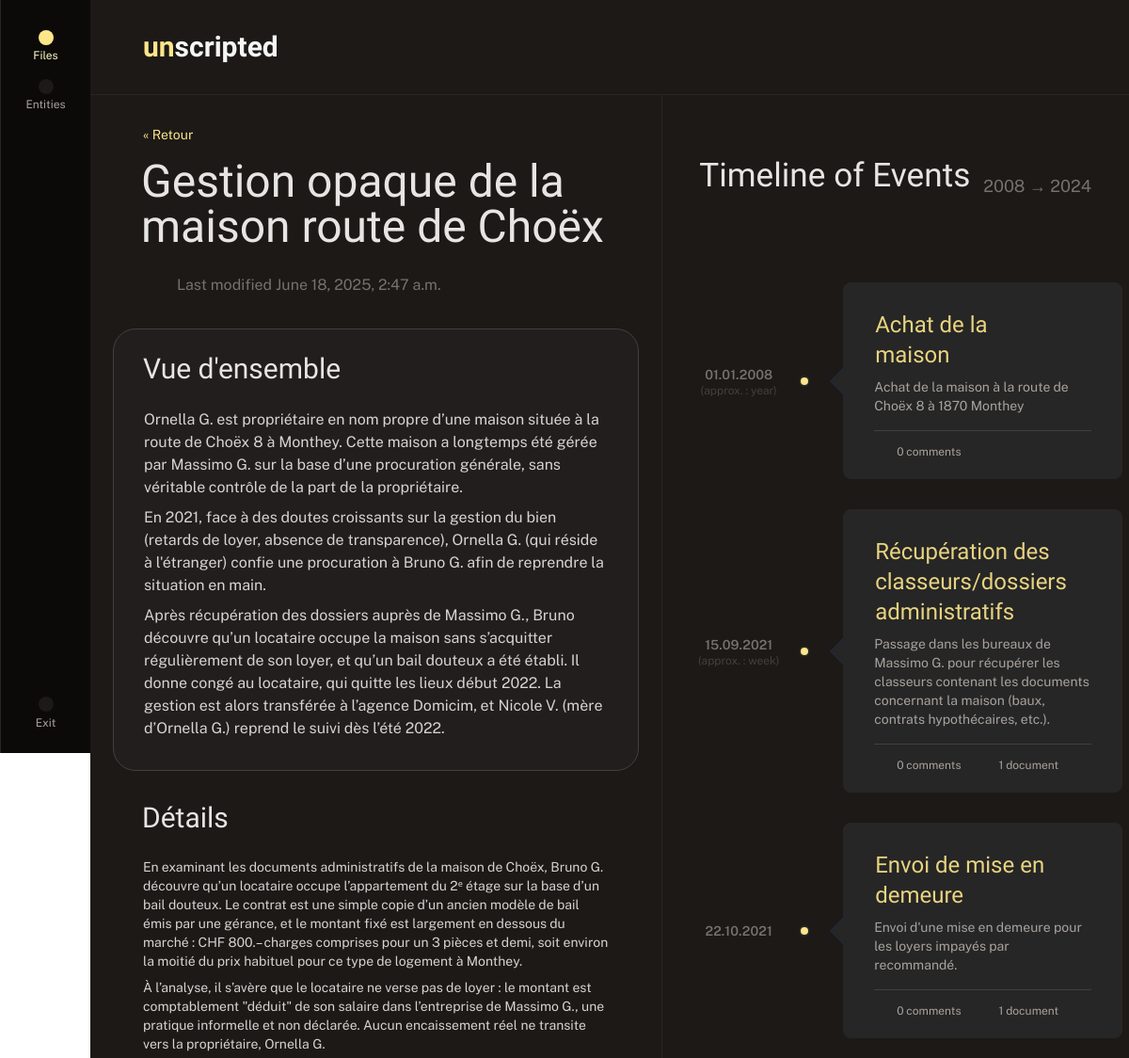
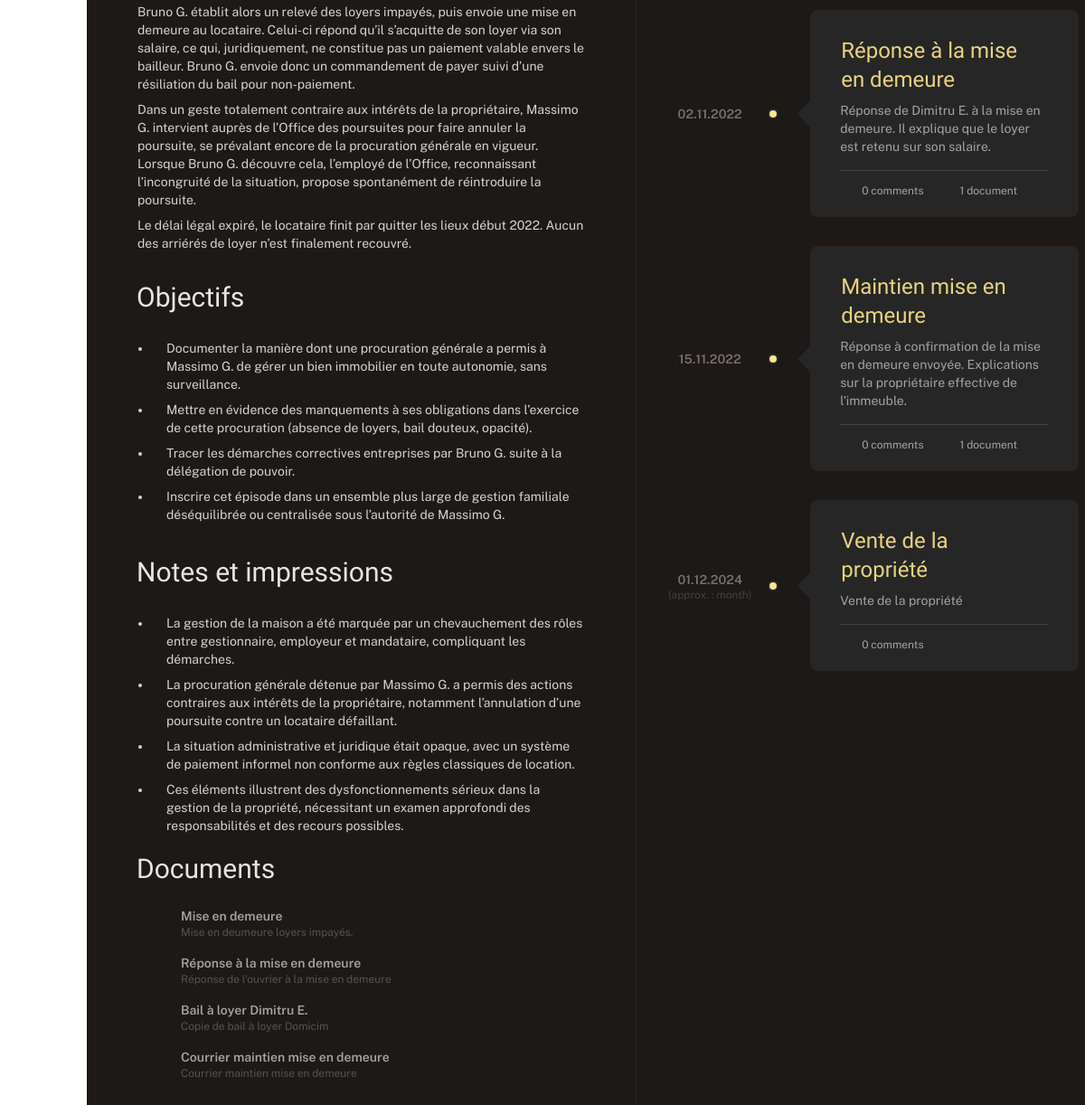
Screenshot of /files/gestion-opaque-route-choex/ (signed in) with the database file from the repository (2 pictures, top to bottom).
### timeline/models.py (models this page shows, shortened)
class File(models.Model):
    owner = models.ForeignKey(User, on_delete=models.SET_NULL, null=True, blank=True, related_name="files")
    slug = models.SlugField(unique=True)
    parent = models.ForeignKey('self', on_delete=models.CASCADE, null=True, blank=True, related_name="children")
    name = models.CharField(max_length=200, unique=True)
    summary = RichTextField(blank=True, null=True)
    details = RichTextField(blank=True, null=True)
    information = RichTextField(blank=True, null=True, verbose_name="Practical informations")
    objectives = RichTextField(blank=True, null=True, verbose_name="Objectives")
    created_at = models.DateTimeField(auto_now_add=True)
    modified_at = models.DateTimeField(auto_now=True)
    documents = GenericRelation('UploadedDocument')
    notes = RichTextField(blank=True, null=True)
    comments = GenericRelation(Comment)
    tags = models.ManyToManyField('Tag', blank=True, related_name='file')
    active = models.BooleanField(default=False)
    def get_documents_from_events(self):
        event_ct = ContentType.objects.get_for_model(Event)
        return UploadedDocument.objects.filter(
            content_type=event_ct,
            object_id__in=self.events.values_list('id', flat=True)
        )

class UploadedDocument(models.Model):
    content_type = models.ForeignKey(ContentType, on_delete=models.CASCADE)
    object_id = models.PositiveIntegerField()
    content_object = GenericForeignKey("content_type", "object_id")
    document = models.FileField(upload_to="documents/")
    name = models.CharField(max_length=200, null=True, blank=True)
    description = models.CharField(max_length=200)
    uploaded_at = models.DateTimeField(auto_now_add=True)
    date = models.DateField(blank=True, null=True)
    date_approx_level = models.CharField(
        max_length=10,
        choices=APPROXIMATENESS_LEVELS,
        default='none',
    )
    tags = models.ManyToManyField('Tag', blank=True, related_name='uploaded_document')

class Event(models.Model):
    owner = models.ForeignKey(User, on_delete=models.SET_NULL, null=True, blank=True, related_name="events")
    file = models.ForeignKey(File, on_delete=models.SET_NULL, null=True, blank=True, related_name="events")
    name = models.CharField(max_length=200)
    date = models.DateField()
    date_approx_level = models.CharField(
        max_length=10,
        choices=APPROXIMATENESS_LEVELS,
        default='none',
    )
    description = RichTextField(blank=True, null=True)
    details = RichTextField(blank=True, null=True)
    abuse_types = models.ManyToManyField(AbuseType, blank=True)
    icon = models.CharField(max_length=50, blank=True)
    created_at = models.DateTimeField(auto_now_add=True)
    documents = GenericRelation('UploadedDocument')
    comments = GenericRelation(Comment)
    tags = models.ManyToManyField('Tag', blank=True, related_name='event')
    def get_absolute_url(self):
        return reverse('event_details', kwargs={'event_id': self.id})
    class Meta:
        ordering = ["date"]

### timeline_backend/views.py (the view)
# urls.py: path('files/<slug:slug>/', views.file_details, name='file_details'),
@login_required
def file_details(request, slug):
    file = get_object_or_404(File, slug=slug)
    events = file.events.order_by("date")
    first_event = events.first()
    last_event = events.last()
    direct_documents = file.documents.all()
    context = {
        "file": file,
        "events": events,
        "first_event": first_event,
        "last_event": last_event,
        'documents_from_events': file.get_documents_from_events(),
        "direct_documents": direct_documents,
    }
    return render(request, "file_details.html", context)

### templates/file_details.html (shortened to what this page needs)
{% extends "files.html" %}
{% block content %}
        <div class="font-sans text-stone-500 flex flex-row items-center gap-3 text-sm">
            <a href="../">« Retour</a>
        </div>
        <h1>{{ file.name }}</h1>
        <div class="font-sans text-stone-500 flex flex-row items-center gap-3 text-sm">
        <span class="text-stone-500 iconify block w-6 h-6 mb-1" data-icon="solar:calendar-date-bold-duotone" data-inline="false"></span>
        <span class="text-base">{% if file.modified_at %}Last modified {{ file.modified_at }}{% else %}Created {{ file.created_at }}{% endif %}</span>
        </div>
        <div class="
        p-6 md:py-6 md:px-8
        border border-stone-700 my-8 text-normal text-stone-300 rounded-3xl
        bg-stone-800 bg-opacity-50
        [&>p]:mb-2
        -mx-4 md:-mx-8
        ">
            <h2>Vue d'ensemble</h2>
            {{ file.summary|safe }}
        </div>
        <div class="
        text-sm text-stone-300
        [&>p]:mb-2 mb-8
        ">
        <h2>Détails</h2>
        {{ file.details|safe }}
        </div>
        <div class="
        text-sm text-stone-300
        [&>p]:mb-2 mb-8
        ">
        <h2>Objectifs</h2>
        {{ file.objectives|safe }}
        </div>
        <div class="
        text-sm text-stone-300
        [&>p]:mb-2 mb-8
        ">
        <h2>Notes et impressions</h2>
        {{ file.notes|safe }}
        <h2 class="mt-4">Documents</h2>
            <div class="flex flex-col">
            {% for document in documents_from_events %}
            <div class="flex flex-row mb-4">
                <div class="flex flex-col mr-4">
                    <a href="{{ document.document.url }}">
                    <span class="text-amber-200 iconify block w-8 h-8" data-icon="solar:document-bold-duotone" data-inline="false"></span>
                    </a>
                </div>
                <div class="flex flex-col">
                    <a href="{{ document.url }}" class="text-stone-400 font-semibold text-sm">{{ document.name }}</a>
                    <p class="text-stone-600 text-xs">{{ document.description }}</p>
                </div>
            </div>
            {% empty %}
            Pas de documents pour le moment.
            {% endfor %}
            </div>
        </div>
{% endblock %}
{% block other %}
      <div class="w-full bg-stone-900 overflow-y-auto custom-scrollbar lg:max-w-[45%] border-l border-stone-800 pb-24">
        <div class="px-6 md:px-8">
            <header class="lg:sticky lg:pt-[4.2rem] top-0 flex flex-row px-2 justify-between items-center z-20 bg-stone-900">
                <h2 class="font-medium text-stone-200 text-[2.2rem]">Timeline of Events</h2>
                {% if first_event and last_event %}
                <span class="text-lg text-stone-500">
                    {{ first_event.date|date:"Y" }} → {{ last_event.date|date:"Y" }}
                </span>
                {% endif %}
            </header>
            <div class="relative">
                <div class="max-w-none px-2">
                    {% if events %}
                    <div class="flex flex-row relative md:mt-6">
                        <div class="w-full md:pl-12 md:my-4">
                        {% for event in events %}
                        <div class="border border-stone-800 relative my-8 px-2 py-1 lg:px-4 lg:py-2 bg-neutral-800 -mx-2 w-auto rounded-lg">
                            <div class="hidden md:block absolute top-1/2 left-0 h-3 w-3 border-2 border-neutral-800 bg-amber-200 rounded-full -ml-[3rem] -translate-y-1/2"></div>
                            <div class="hidden md:block absolute top-1/2 left-0 -ml-[10.5rem] -translate-y-1/2 px-2 flex flex-col items-center text-center">
                            <div class="text-stone-500 text-xs leading-tight w-24">
                                <span class="text-sm font-semibold text-sm">{{ event.date|date:"d.m.Y" }}</span><br />
                                    {% if event.date_approx_level and event.date_approx_level != "none" %}
                                <span class="text-stone-700">(approx. :
                                    {{ event.date_approx_level }})
                                </span>
                                    {% endif %}
                            </div>
                            </div>
                            <div class="hidden md:block absolute top-1/2 left-0 -ml-[10px] -translate-y-1/2">
                            <div class="w-5 h-5 border border-slate-800 bg-neutral-800 -ml-[1px]" style="transform: rotate(225deg); border-bottom-width: 0; border-left-width: 0;"></div>
                            </div>
                            <div class="p-3 md:px-4 md:py-4">
                            <h4 class="text-lg md:text-2xl font-ui font-medium text-stone-400 mt-1 ml-[1px] mb-2">
                                <a
                                    href="{{ event.get_absolute_url }}" hx-get="{{ event.get_absolute_url }}"
                                    hx-target="#overlay-content"
                                    hx-swap="innerHTML"
                                    hx-on="htmx:afterSwap: document.getElementById('overlay').classList.remove('hidden')"
                                    class="hover:no-underline flex gap-0.5 hover:gap-1 items-center duration-200"
                                >
                                    <span class="mr-2 opacity-90 text-amber-200">{{ event.name }}</span>
                                    <span class="iconify w-4 h-4 shrink-0 align-baseline block" data-icon="carbon:popup" data-inline="false"></span>
                                </a>
                            </h4>
                            <div class="text-[0.85rem] md:text-sm text-stone-400">{{ event.description|safe }}</div>
                            </div>
                            <div class="flex flex-row border-t border-stone-700 text-stone-400 mx-3 md:mx-4 py-3 text-xs gap-4">
                                <div class="flex items-center gap-2">
                                    <span class="text-stone-400 iconify block w-4 h-4" data-icon="uim:comment-message" data-inline="false"></span>
                                    <span class="inline-block align-middle mt-[2px]">{{ event.comments.count }} comment{{ event.comments.count|pluralize }}</span>
                                </div>
                                <div class="flex items-center gap-2">
                                    {% if event.documents.exists %}
                                    <span class="text-stone-400 iconify block w-4 h-4" data-icon="solar:document-bold-duotone" data-inline="false"></span>
                                    <span class="inline-block align-middle mt-[2px]">
                                      {{ event.documents.count }} document
                                    </span>
                                    {% endif %}
                                </div>
                            </div>
                        </div>
                        {% endfor %}
                    </div>
                </div>
                {% else %}
                    <span class="text-stone-500">No events have been logged in this file. Yet.</span>
                {% endif %}
            </div>
</div>
        </div>
      </div>
{% endblock %}

### rows the page displays
File: name "Gestion opaque de la maison route de Choëx", modified_at "June 18, 2025, 2:47 a.m.", summary "Ornella G. est propriétaire en nom propre d’une maison située à la route de Choëx 8 à Monthey. Cette maison a longtemps été gérée par Massimo G. sur la base d’une procuration générale, sans véritable contrôle de la part de la propriétaire. En 2021, face à des doutes croissants sur la gestion du bien (retards de loyer, absence de transparence), Ornella G. (qui réside à l'étranger) confie une procuration à Bruno G. afin de reprendre la situation en main. Après récupération des dossiers auprès de Massimo G., Bruno découvre qu’un locataire occupe la maison sans s’acquitter régulièrement de son loyer, et qu’un bail douteux a été établi. Il donne congé au locataire, qui quitte les lieux début…", details "En examinant les documents administratifs de la maison de Choëx, Bruno G. découvre qu’un locataire occupe l’appartement du 2ᵉ étage sur la base d’un bail douteux. Le contrat est une simple copie d’un ancien modèle de bail émis par une gérance, et le montant fixé est largement en dessous du marché : CHF 800.– charges comprises pour un 3 pièces et demi, soit environ la moitié du prix habituel pour ce type de logement à Monthey. À l’analyse, il s’avère que le locataire ne verse pas de loyer : le montant est comptablement \"déduit\" de son salaire dans l’entreprise de Massimo G., une pratique informelle et non déclarée. Aucun encaissement réel ne transite vers la propriétaire, Ornella G. Bruno G.…", objectives "Documenter la manière dont une procuration générale a permis à Massimo G. de gérer un bien immobilier en toute autonomie, sans surveillance. Mettre en évidence des manquements à ses obligations dans l’exercice de cette procuration (absence de loyers, bail douteux, opacité). Tracer les démarches correctives entreprises par Bruno G. suite à la délégation de pouvoir. Inscrire cet épisode dans un ensemble plus large de gestion familiale déséquilibrée ou centralisée sous l’autorité de Massimo G.", notes "La gestion de la maison a été marquée par un chevauchement des rôles entre gestionnaire, employeur et mandataire, compliquant les démarches. La procuration générale détenue par Massimo G. a permis des actions contraires aux intérêts de la propriétaire, notamment l’annulation d’une poursuite contre un locataire défaillant. La situation administrative et juridique était opaque, avec un système de paiement informel non conforme aux règles classiques de location. Ces éléments illustrent des dysfonctionnements sérieux dans la gestion de la propriété, nécessitant un examen approfondi des responsabilités et des recours possibles."
UploadedDocument: name "Mise en demeure", description "Mise en deumeure loyers impayés."
UploadedDocument: name "Réponse à la mise en demeure", description "Réponse de l'ouvrier à la mise en demeure"
UploadedDocument: name "Bail à loyer Dimitru E.", description "Copie de bail à loyer Domicim"
UploadedDocument: name "Courrier maintien mise en demeure", description "Courrier maintien mise en demeure"
Event: date "2008", date "01.01.2008", date_approx_level "year", name "Achat de la maison", description "Achat de la maison à la route de Choëx 8 à 1870 Monthey", comments.count "0"
Event: date "2024", date "01.12.2024", date_approx_level "month", name "Vente de la propriété", description "Vente de la propriété", comments.count "0"
Event: date "15.09.2021", date_approx_level "week", name "Récupération des classeurs/dossiers administratifs", description "Passage dans les bureaux de Massimo G. pour récupérer les classeurs contenant les documents concernant la maison (baux, contrats hypothécaires, etc.).", comments.count "0", documents.count "1"
Event: date "22.10.2021", name "Envoi de mise en demeure", description "Envoi d'une mise en demeure pour les loyers impayés par recommandé.", comments.count "0", documents.count "1"
Event: date "02.11.2022", name "Réponse à la mise en demeure", description "Réponse de Dimitru E. à la mise en demeure. Il explique que le loyer est retenu sur son salaire.", comments.count "0", documents.count "1"
Event: date "15.11.2022", name "Maintien mise en demeure", description "Réponse à confirmation de la mise en demeure envoyée. Explications sur la propriétaire effective de l'immeuble.", comments.count "0", documents.count "1"
